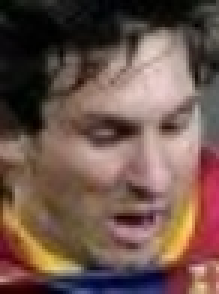
#> input picture Data/Messi1.jpg, 73 x 98 px (shown 3 times larger)
$ python MotionBlurDeblur.py ../Data/Messi1.jpg
#> lines starting #> are read from the running program, lines starting #| are printed output that depends on the picture
'''
Wiener deconvolution.

Sample shows how DFT can be used to perform Weiner deconvolution [1]
of an image with user-defined point spread function (PSF)

Usage:
  deconvolution.py  [--circle]
      [--angle <degrees>]
      [--d <diameter>]
      [--snr <signal/noise ratio in db>]
      [<input image>]

  Use sliders to adjust PSF paramitiers.
  Keys:
    SPACE - switch btw linear/cirular PSF
    ESC   - exit

Examples:
  deconvolution.py --angle 135 --d 22  licenseplate_motion.jpg
    (image source: http://www.topazlabs.com/infocus/_images/licenseplate_compare.jpg)

  deconvolution.py --angle 86 --d 31  text_motion.jpg
  deconvolution.py --circle --d 19  text_defocus.jpg
    (image source: compact digital photo camera, no artificial distortion)


[1] http://en.wikipedia.org/wiki/Wiener_deconvolution
'''
import numpy as np
import cv2 as cv

# local module
from common import nothing
titleWindow = 'MotionBlurDeblur.py'

def blur_edge(img, d=31):
    h, w  = img.shape[:2]
    img_pad = cv.copyMakeBorder(img, d, d, d, d, cv.BORDER_WRAP)
    img_blur = cv.GaussianBlur(img_pad, (2*d+1, 2*d+1), -1)[d:-d,d:-d]
    y, x = np.indices((h, w))
    dist = np.dstack([x, w-x-1, y, h-y-1]).min(-1)
    w = np.minimum(np.float32(dist)/d, 1.0)
    return img*w + img_blur*(1-w)

def motion_kernel(angle, d, sz=65):
    kern = np.ones((1, d), np.float32)
    c, s = np.cos(angle), np.sin(angle)
    A = np.float32([[c, -s, 0], [s, c, 0]])
    sz2 = sz // 2
    A[:,2] = (sz2, sz2) - np.dot(A[:,:2], ((d-1)*0.5, 0))
    kern = cv.warpAffine(kern, A, (sz, sz), flags=cv.INTER_CUBIC)
    return kern

def defocus_kernel(d, sz=65):
    kern = np.zeros((sz, sz), np.uint8)
    cv.circle(kern, (sz, sz), d, 255, -1, cv.LINE_AA, shift=1)
    kern = np.float32(kern) / 255.0
    return kern


def main():
    import sys, getopt
    opts, args = getopt.getopt(sys.argv[1:], '', ['circle', 'angle=', 'd=', 'snr='])
    opts = dict(opts)
    try:
        fn = args[0]
    except:
        fn = '../Data/licenseplate_motion.jpg'

    win = 'deconvolution'

    img = cv.imread(cv.samples.findFile(fn), cv.IMREAD_GRAYSCALE)
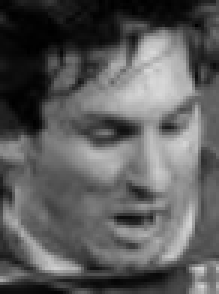
#> img: shape (98, 73) (shown 3 times larger); min 0, max 216, mean 91.7
    if img is None:
        print('Failed to load file:', fn)
        sys.exit(1)

    img = np.float32(img)/255.0
    cv.imshow('input', img)

    img = blur_edge(img)
#> in blur_edge, `img_pad = cv.copyMakeBorder(img, d, d, d, d, cv.BORDER_WRAP)`:
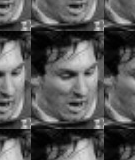
#> img_pad: shape (160, 135) float32; min 0, max 0.847, mean 0.341
#> in blur_edge, `w = np.minimum(np.float32(dist)/d, 1.0)`:
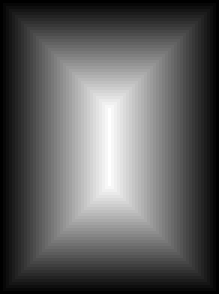
#> dist: shape (98, 73) int64 (shown 3 times larger); min 0, max 36, mean 13.2; drawn with min black and max white
#> in blur_edge, `return img*w + img_blur*(1-w)`:
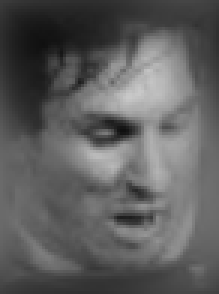
#> returned value: shape (98, 73) float32 (shown 3 times larger); min 0.0627, max 0.788, mean 0.369
    IMG = cv.dft(img, flags=cv.DFT_COMPLEX_OUTPUT)

    defocus = '--circle' in opts

    def update(_):
        ang = np.deg2rad( cv.getTrackbarPos('angle', win) )
        d = cv.getTrackbarPos('d', win)
        noise = 10**(-0.1*cv.getTrackbarPos('SNR (db)', win))

        if defocus:
            psf = defocus_kernel(d)
        else:
            psf = motion_kernel(ang, d)
        cv.imshow('psf', psf)

        psf /= psf.sum()
        psf_pad = np.zeros_like(img)
        kh, kw = psf.shape
        psf_pad[:kh, :kw] = psf
        PSF = cv.dft(psf_pad, flags=cv.DFT_COMPLEX_OUTPUT, nonzeroRows = kh)
        PSF2 = (PSF**2).sum(-1)
        iPSF = PSF / (PSF2 + noise)[...,np.newaxis]
        RES = cv.mulSpectrums(IMG, iPSF, 0)
        res = cv.idft(RES, flags=cv.DFT_SCALE | cv.DFT_REAL_OUTPUT )
        res = np.roll(res, -kh//2, 0)
        res = np.roll(res, -kw//2, 1)
        cv.imshow(win, res)

    cv.namedWindow(win)
    cv.namedWindow('psf', 0)
    cv.createTrackbar('angle', win, int(opts.get('--angle', 135)), 180, update)
    cv.createTrackbar('d', win, int(opts.get('--d', 22)), 50, update)
    cv.createTrackbar('SNR (db)', win, int(opts.get('--snr', 25)), 50, update)
    update(None)
#> in update, `cv.imshow('psf', psf)`:
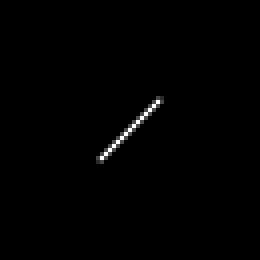
#> window 'psf': shape (65, 65) (shown 4 times larger); min 0, max 255, mean 1.5
#> in update, `res = np.roll(res, -kw//2, 1)`:
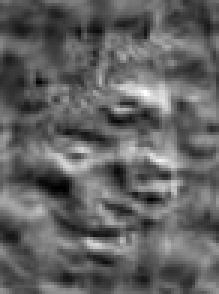
#> res: shape (98, 73) float32 (shown 3 times larger); min -0.62, max 1.94, mean 0.368; drawn with min black and max white
#> in update, `cv.imshow(win, res)`:
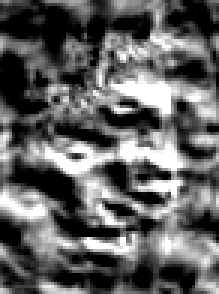
#> window 'deconvolution': shape (98, 73) (shown 3 times larger); min 0, max 255, mean 96.8

    while True:
        ch = cv.waitKey()
#> (key Esc is pressed here)
        if ch == 27:
            break
        if ch == ord(' '):
            defocus = not defocus
            update(None)

    print('Done')


if __name__ == '__main__':
    print(__doc__)
    main()
    cv.destroyAllWindows()

$ run again, on Data/baboon.jpg
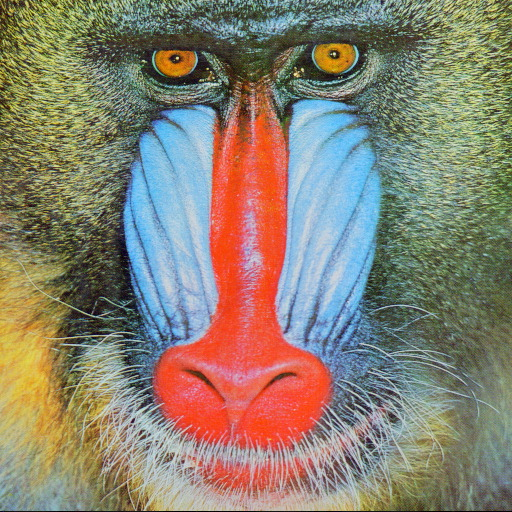
#> input picture Data/baboon.jpg, 512 x 512 px
#> in update, `res = np.roll(res, -kw//2, 1)`:
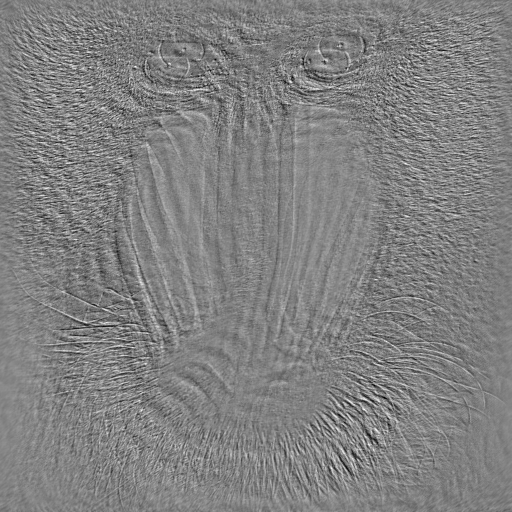
#> res: shape (512, 512) float32; min -3.34, max 4.25, mean 0.507; drawn with min black and max white
#> in update, `cv.imshow(win, res)`:
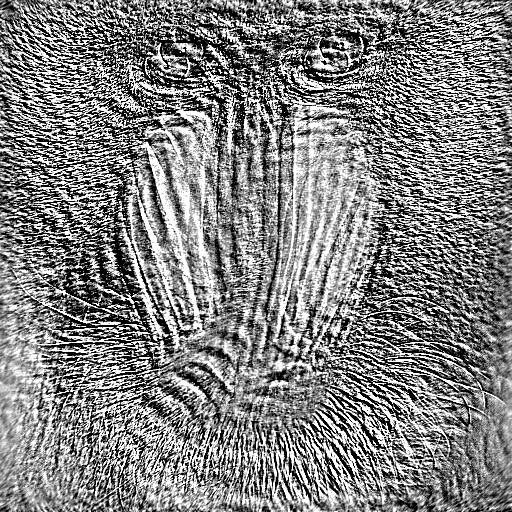
#> window 'deconvolution': shape (512, 512); min 0, max 255, mean 130.1

$ run again, on Data/image.jpg
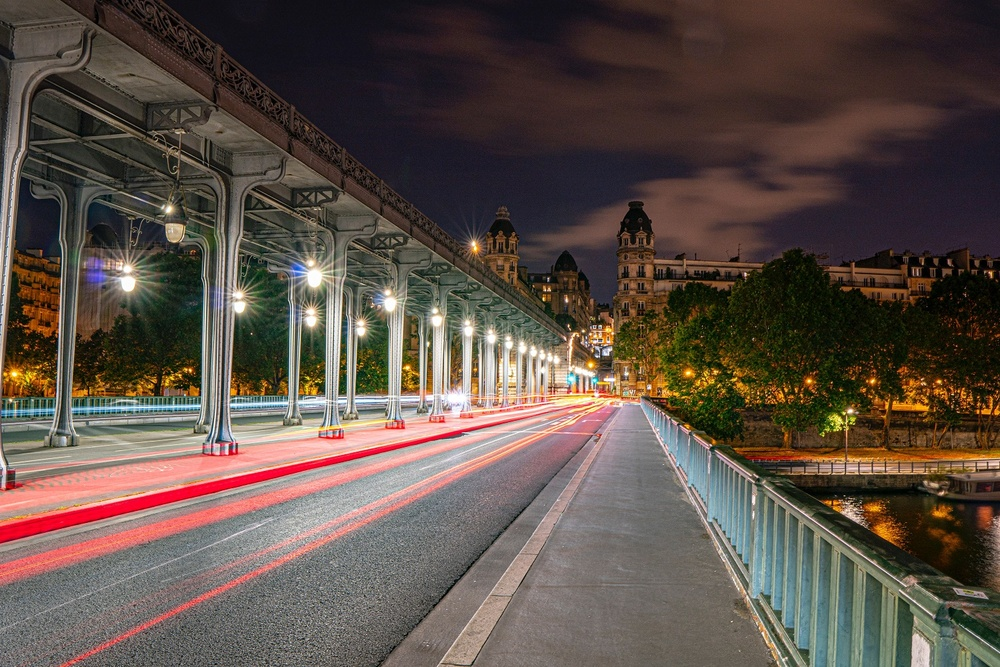
#> input picture Data/image.jpg, 1000 x 667 px, shrunk from 1500 x 1000 before the run
#> in update, `res = np.roll(res, -kw//2, 1)`:
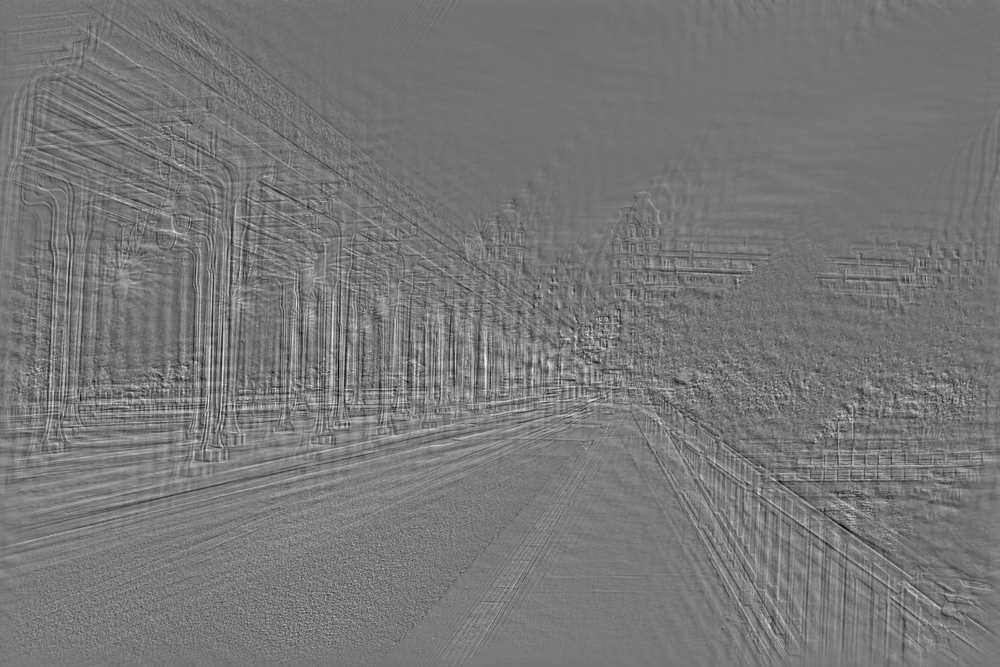
#> res: shape (667, 1000) float32; min -4.1, max 5.33, mean 0.32; drawn with min black and max white
#> in update, `cv.imshow(win, res)`:
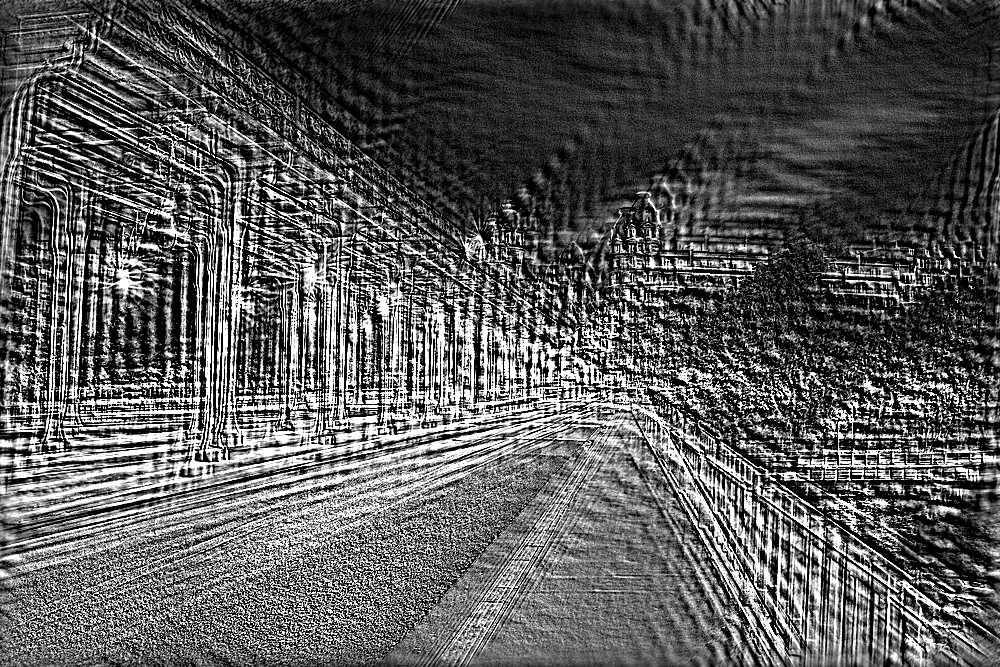
#> window 'deconvolution': shape (667, 1000); min 0, max 255, mean 89.3
